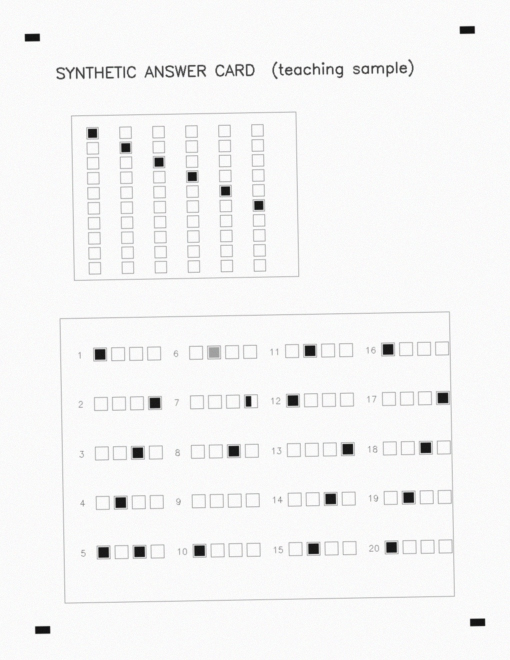
#> input picture draft/collaboration/claude_31_35/recording_candidates/34/card_synthetic_01.jpg, 1020 x 1320 px (shown at 1/2 size)
$ python p6_locate.py
#> lines starting #> are read from the running program, lines starting #| are printed output that depends on the picture; after the words box and inside, x2 and y2 are one past the last pixel; in counts of white or black regions, pixels touching at a corner belong together
### draft/collaboration/claude_31_35/recording_candidates/34/card_lib.py
# -*- coding: utf-8 -*-
"""第 34、35 讲共用的答题卡识别函数（候选；写法按正式脚本 34-P6/P8、35-P5）。

只在合成教学样本上测过；没有拿到 [GA] 真实答题卡、原 template.json、config.json，不能承诺兼容真实卡。
"""
import cv2
import numpy as np

THRESH = 127          # 反向二值化阈值（脚本口播：阈值一百二十七）
FILL_MIN = 100        # countNonZero ≥ 100 判为已涂（代码是“大于等于”，不是“超过”）


def imread(path):
    """路径里有中文也能读；读不到返回 None"""
#> called with path = 'card_synthetic_01.jpg'
    data = np.fromfile(path, np.uint8)
    return cv2.imdecode(data, cv2.IMREAD_COLOR) if data.size else None
#> returned value is the input picture: shape (1320, 1020, 3); mean B, G, R 245.2, 245.3, 245.2


def binarize(img):
    gray = cv2.cvtColor(img, cv2.COLOR_BGR2GRAY)
    _, binary = cv2.threshold(gray, THRESH, 255, cv2.THRESH_BINARY_INV)
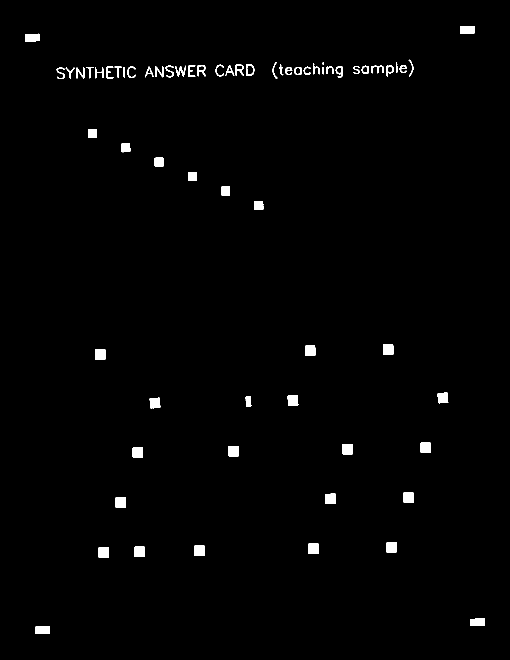
#> binary: shape (1320, 1020) (shown at 1/2 size); 1.2% white; 65 white regions (1 under 20 px)
    return binary


def find_marks(img):
    """34-P6：找轮廓，按宽高比 1.6—2.3、面积 300—600 筛定位块，返回 [(x, y, w, h), …]"""
    contours, _ = cv2.findContours(binarize(img), cv2.RETR_EXTERNAL, cv2.CHAIN_APPROX_SIMPLE)
#> contours = 65 contours, 1 with area under 20; largest, box (x1, y1, x2, y2) and area: (457, 892, 478, 913) 399, (685, 888, 706, 909) 399, (50, 67, 80, 83) 399, (841, 885, 862, 906) 398, (231, 995, 252, 1016) 398
    marks = []
    for c in contours:
        x, y, w, h = cv2.boundingRect(c)
        if 1.6 <= w / h <= 2.3 and 300 <= cv2.contourArea(c) <= 600:
            marks.append((x, y, w, h))
#> this loop made 65 passes
#> (x, y, w, h) on passes 1 to 12: (70, 1252, 30, 16), (940, 1237, 30, 15), (197, 1094, 21, 21), (269, 1093, 21, 21), (389, 1091, 21, 21), (617, 1087, 21, 21), (773, 1084, 21, 21), (231, 995, 21, 21), (651, 987, 21, 21), (807, 985, 21, 21), (265, 895, 21, 21), (457, 892, 21, 21)
#> after the loop, marks = [(70, 1252, 30, 16), (940, 1237, 30, 15), (50, 67, 30, 16), (920, 52, 30, 16)]
    return marks


def locate(img):
    """恰好 4 个定位块才算成功：排序（先按 y 分上下，再按 x 分左右）→ 外角 → 拉正成 600×800。
    失败返回 (None, marks)。"""
    marks = find_marks(img)
    if len(marks) != 4:
        return None, marks
    marks.sort(key=lambda m: m[1])
    (x0, y0, w0, h0), (x1, y1, w1, h1) = sorted(marks[:2])
#> x0 = 50; y0 = 67; w0 = 30; h0 = 16; x1 = 920; y1 = 52; w1 = 30; h1 = 16
    (x2, y2, w2, h2), (x3, y3, w3, h3) = sorted(marks[2:])
#> x2 = 70; y2 = 1252; w2 = 30; h2 = 16; x3 = 940; y3 = 1237; w3 = 30; h3 = 15
    src = np.float32([[x0, y0], [x1 + w1, y1], [x3 + w3, y3 + h3], [x2, y2 + h2]])      # 左上、右上、右下、左下
#> src = [[50, 67], [950, 52], [970, 1252], [70, 1268]]
    dst = np.float32([[0, 0], [599, 0], [599, 799], [0, 799]])
    card = cv2.warpPerspective(img, cv2.getPerspectiveTransform(src, dst), (600, 800))
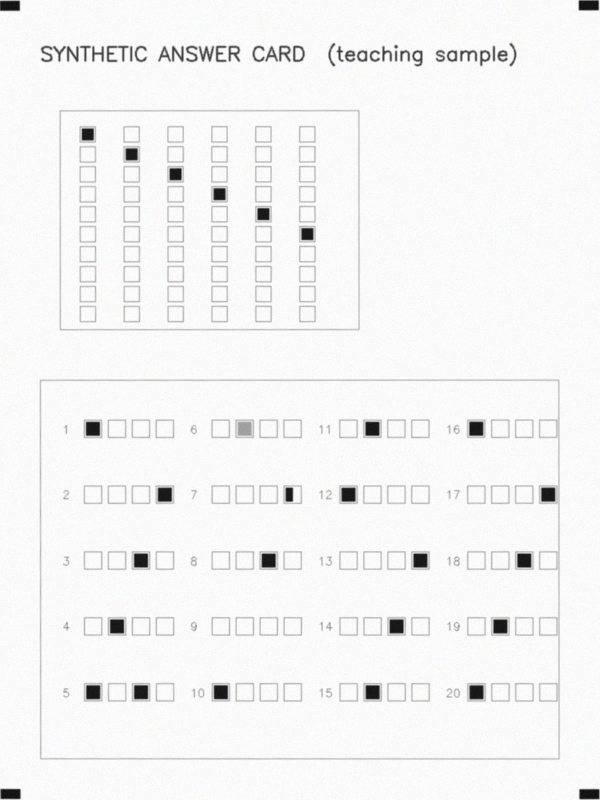
#> card: shape (800, 600, 3); mean B, G, R 244.1, 244.1, 244.1
    return card, marks


def is_filled(count):
    """判填涂：countNonZero ≥ 100（等于 100 也算已涂）"""
    return count >= FILL_MIN


# [60 lines left out: functions choice_counts, read_choices, read_number, recognize, diagnose, not called in this run]

### draft/collaboration/claude_31_35/recording_candidates/34/p6_locate.py
# -*- coding: utf-8 -*-
# 第 34 讲 P6 录屏：读答题卡 → 127 反向二值化 → 找轮廓 → 宽高比 + 面积筛定位块（画红框）→ 排序取四角 → 透视拉正 600×800
# 用法：python p6_locate.py [--input 答题卡.jpg]       （默认是合成教学样本 card_synthetic_01.jpg，不是学生答题卡）
import argparse
import cv2
from card_lib import imread, locate

ap = argparse.ArgumentParser()
ap.add_argument("--input", default="card_synthetic_01.jpg")
args = ap.parse_args()

img = imread(args.input)
card, marks = locate(img)
#> marks = [(920, 52, 30, 16), (50, 67, 30, 16), (940, 1237, 30, 15), (70, 1252, 30, 16)]
show = img.copy()
for x, y, w, h in marks:
    cv2.rectangle(show, (x, y), (x + w, y + h), (0, 0, 255), 2)
#> this loop made 4 passes
#> (x, y, h) on passes 1 to 4: (920, 52, 16), (50, 67, 16), (940, 1237, 15), (70, 1252, 16)
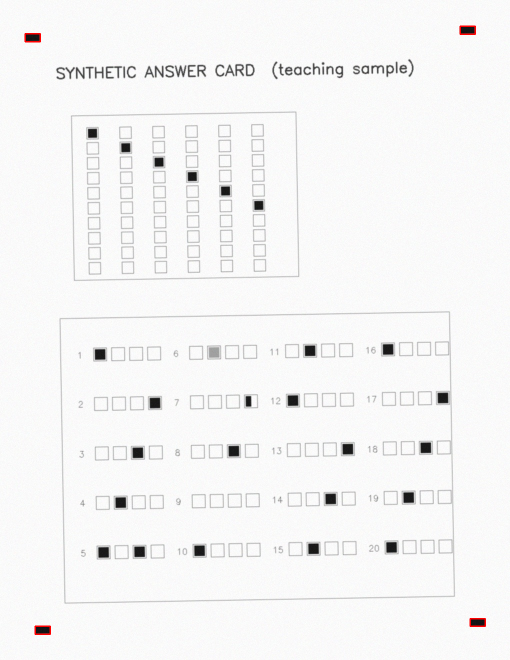
#> show: shape (1320, 1020, 3) (shown at 1/2 size); 0.08% of pixels changed, all inside (x1, y1, x2, y2) = (49, 51, 972, 1270)
print("定位块:", marks)
#| 定位块: [(920, 52, 30, 16), (50, 67, 30, 16), (940, 1237, 30, 15), (70, 1252, 30, 16)]
cv2.imshow("marks", cv2.resize(show, None, fx=0.6, fy=0.6))
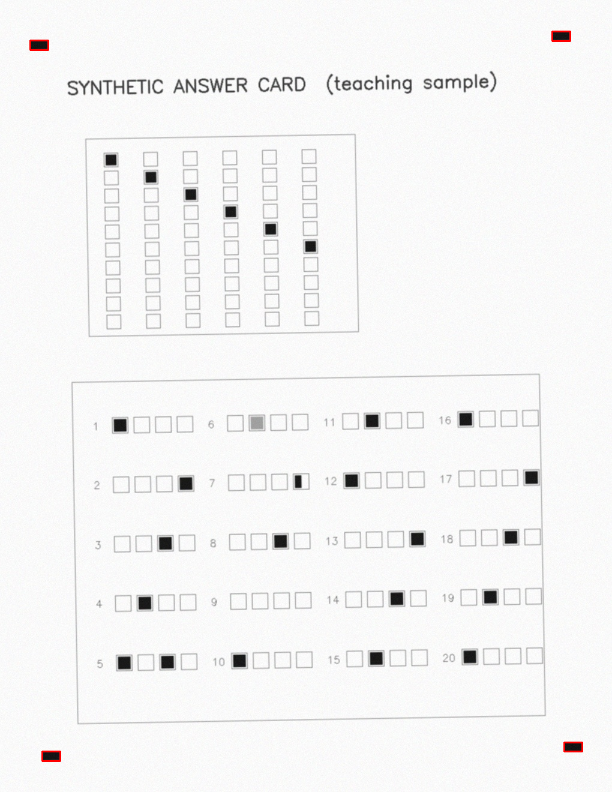
#> window 'marks': shape (792, 612, 3); mean B, G, R 245, 245.1, 245.2
if card is None:
    print(f"定位失败：找到 {len(marks)} 个，必须恰好 4 个")
else:
    cv2.imshow("card", card)
cv2.waitKey(0)
cv2.destroyAllWindows()
